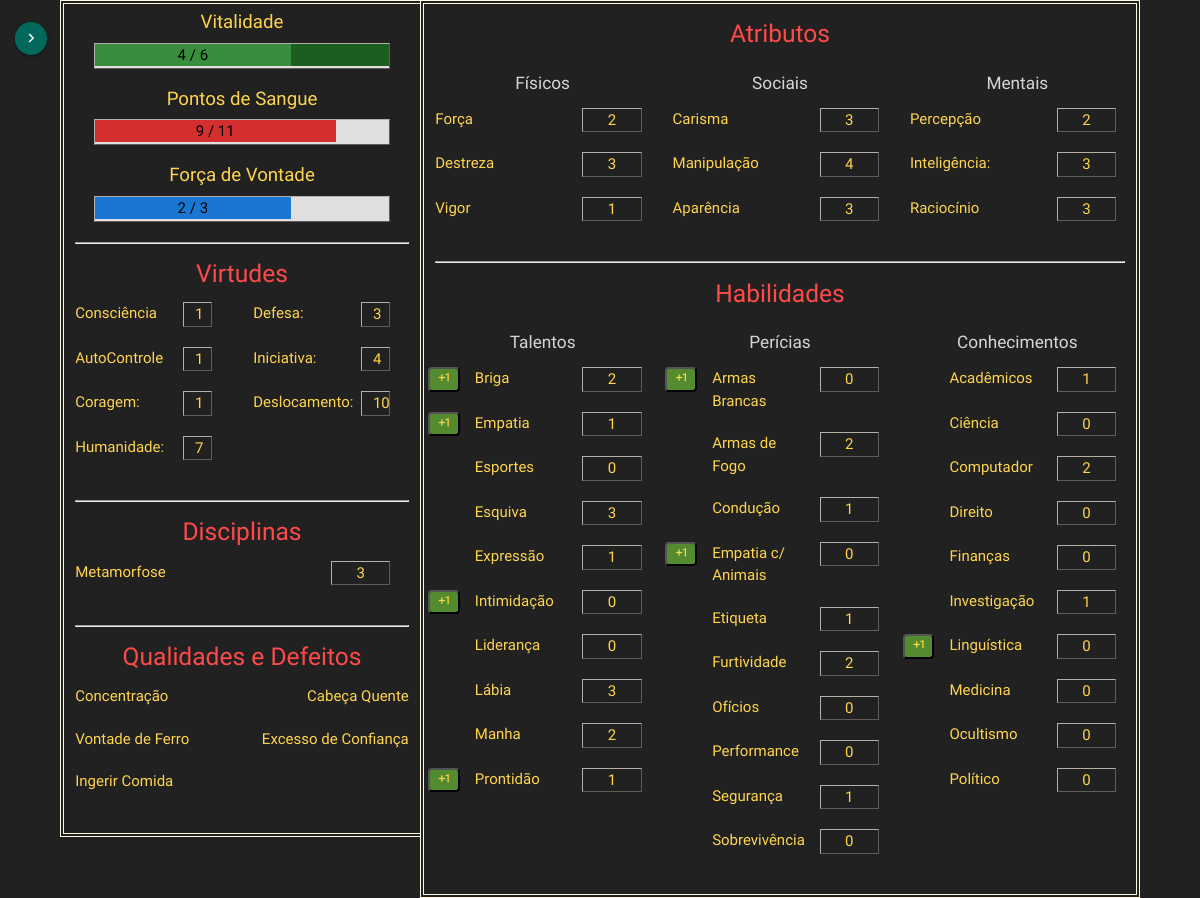
Page /vampiro/subir_nivel/1/ on the committed database.
### core/models/model_ficha_vampiro.py (models this page shows, shortened)
class Ficha_Vampiro(models.Model):
    class Meta:
        verbose_name = 'ficha'
        verbose_name_plural = 'fichas'
    id_personagem = models.ForeignKey('Personagem', on_delete=models.CASCADE)
    forca_vontade = models.IntegerField(null=False, default=0)
    forca_vontade_max = models.IntegerField(null=False, default=0)
    pontos_sangue = models.IntegerField(null=False, default=0)
    pontos_sangue_max = models.IntegerField(null=False, default=0)
    vitalidade = models.IntegerField(null=False, default=0)
    dano_agravado = models.IntegerField(null=False, default=0)
    vitalidade_max = models.IntegerField(null=False, default=0)
    experiencia = models.IntegerField(null=False, default=0)
    forca = models.IntegerField(null=True, blank=False, default=1)
    destreza = models.IntegerField(null=True, blank=False, default=1)
    vigor = models.IntegerField(null=True, blank=False, default=1)
    carisma = models.IntegerField(null=True, blank=False, default=1)
    manipulacao = models.IntegerField(null=True, blank=False, default=1)
    aparencia = models.IntegerField(null=True, blank=False, default=1)
    percepcao = models.IntegerField(null=True, blank=False, default=1)
    inteligencia = models.IntegerField(null=True, blank=False, default=1)
    raciocinio = models.IntegerField(null=True, blank=False, default=1)
    defesa = models.IntegerField(null=True, blank=True)
    iniciativa = models.IntegerField(null=True, blank=True)
    deslocamento = models.IntegerField(null=True, blank=True)
    consciencia = models.IntegerField(null=True, blank=True)
    autocontrole = models.IntegerField(null=True, blank=True)
    coragem = models.IntegerField(null=True, blank=True)
    humanidade = models.IntegerField(null=True, blank=True)
    def calcula_custos(self):
        retorno = {}
        if self.consciencia < 4:
            consciencia = self.consciencia * 2
        else:
            consciencia = self.consciencia * 4
        retorno['consciencia'] = consciencia
        if self.autocontrole < 4:
            autocontrole = self.autocontrole * 2
        else:
            autocontrole = self.autocontrole * 4
        retorno['autocontrole'] = autocontrole
        if self.consciencia < 4:
            coragem = self.coragem * 2
        else:
            coragem = self.coragem * 4
        retorno['coragem'] = coragem
        return retorno
    def calcula_porcentagens(self):
        retorno = {'vitalidade': 100 * (self.vitalidade / self.vitalidade_max),
                   'dano_agravado': 100 * (self.dano_agravado / self.vitalidade_max),
                   'sangue': 100 * (self.pontos_sangue / self.pontos_sangue_max),
                   'vontade': 100 * (self.forca_vontade / self.forca_vontade_max)}
        return retorno

### core/models/model_extra.py (models this page shows, shortened)
class Extra(models.Model):
    class Meta:
        verbose_name = 'extra'
        verbose_name_plural = 'extras'
    class Tipo(models.IntegerChoices):
        DISCIPLINA = 1
        ANTECENDENTE = 2
        QUALIDADE = 3
        DEFEITO = 4
        INVENTARIO = 5
    id_personagem = models.ForeignKey('Personagem', on_delete=models.CASCADE)
    titulo = models.CharField(max_length=150, null=True, blank=True)
    descricao = models.CharField(max_length=500, null=True, blank=True)
    valor = models.IntegerField(null=True, blank=True)
    tipo = models.IntegerField(choices=Tipo.choices)

### core/models/model_habilidade_vampiro.py (models this page shows, shortened)
class Habilidade_Vampiro(models.Model):
    class Meta:
        verbose_name = 'habilidade'
        verbose_name_plural = 'habilidades'
        ordering = ['titulo']
    class Tipo(models.IntegerChoices):
        TALENTO = 1
        PERICIA = 2
        CONHECIMENTO = 3
    ficha = models.ForeignKey('Ficha_Vampiro', on_delete=models.CASCADE)
    tipo = models.IntegerField(choices=Tipo.choices)
    titulo = models.CharField(max_length=150, null=True, blank=True)
    valor = models.IntegerField(null=True, blank=False, default=0)
    checked = models.BooleanField(default=False)

### core/views/view_ficha_vampiro.py (the view)
# urls.py: path('vampiro/subir_nivel/<int:pk>/', views.ficha_update, name='subir_nivel'),
def ficha_update(request, pk, template_name="core/ficha_atualizacao.html"):
    entidade = {}
    personagem = get_object_or_404(Personagem, pk=pk)
    entidade['personagem'] = personagem
    ficha_vampiro: Ficha_Vampiro = Ficha_Vampiro.objects.get(id_personagem=personagem.pk)
    entidade['ficha'] = ficha_vampiro
    entidade['porcentagem'] = ficha_vampiro.calcula_porcentagens()
    entidade['custo'] = ficha_vampiro.calcula_custos()
    habilidades = Habilidade_Vampiro.objects.all().filter(ficha=ficha_vampiro.id)
    if habilidades.exists():
        entidade['habilidades'] = habilidades
    disciplinas = Extra.objects.all().filter(id_personagem=personagem.pk, tipo=1)
    if disciplinas.exists():
        entidade['disciplinas'] = disciplinas
    antecendentes = Extra.objects.all().filter(id_personagem=personagem.pk, tipo=2)
    if antecendentes.exists():
        entidade['antecendentes'] = antecendentes
    qualidades = Extra.objects.all().filter(id_personagem=personagem.pk, tipo=3)
    if qualidades.exists():
        entidade['qualidades'] = qualidades
    defeitos = Extra.objects.all().filter(id_personagem=personagem.pk, tipo=4)
    if defeitos.exists:
        entidade['defeitos'] = defeitos
    inventario = Extra.objects.all().filter(id_personagem=personagem.pk, tipo=5)
    if inventario.exists():
        entidade['inventario'] = inventario
    entidade['imagem'] = "img/token_" + str(personagem.pk) + ".png"
    return render(request, template_name, {'entidade': entidade})

### core/templates/core/ficha_atualizacao.html (shortened to what this page needs)
{% extends 'core/baseTemplate.html' %}
{% block conteudo %}
<div class="col s4 col-esquerda">
    <div class="row row-title-barra">
        <div class = 'col s12'> <h3> Vitalidade </h3> </div>
    </div>
    <div class = 'row'>
        <div class = 'col s1'> </div>
        <div class = 'col s10 col-valor porcentagem black-text'>
            <div class = 'porcentagem-barra-verde black-text' style="width: {{ entidade.porcentagem.vitalidade }}%;">
                {{entidade.ficha.vitalidade}} / {{entidade.ficha.vitalidade_max}}
            </div>
            <div class = 'porcentagem-barra-verde-escuro black-text'
                 style="right:0.5px; width: {{ entidade.porcentagem.dano_agravado }}%;">
            </div>
        </div>
    </div>
    <div class="row row-title-barra">
        <div class = 'col s12'> <h3> Pontos de Sangue </h3> </div>
    </div>
    <div class = 'row'>
        <div class = 'col s1'> </div>
        <div class = 'col s10 col-valor porcentagem black-text'>
            <div class = 'porcentagem-barra-vermelha black-text' style="width: {{ entidade.porcentagem.sangue }}%;">
                {{entidade.ficha.pontos_sangue}} / {{entidade.ficha.pontos_sangue_max}}
            </div>
        </div>
    </div>
    <div class="row row-title-barra">
        <div class = 'col s12'> <h3> Força de Vontade </h3> </div>
    </div>
    <div class = 'row'>
        <div class = 'col s1'> </div>
        <div class = 'col s10 col-valor porcentagem black-text'>
            <div class = 'porcentagem-barra-azul black-text' style="width: {{ entidade.porcentagem.vontade }}%;">
                {{entidade.ficha.forca_vontade}} / {{entidade.ficha.forca_vontade_max}}
            </div>
        </div>
    </div>
    <hr>
    <h5 class = 'title-session'>  Virtudes  </h5>
    <div class="row">
        <div class = 'col s6'>
            <div class = 'row'>
                {% if entidade.ficha.experiencia < entidade.custo.consciencia %}
                    <div class = 'col s8 col-titulo'> Consciência </div>
                {% endif %}
                <div class = 'col s2 col-valor'> {{entidade.ficha.consciencia}} </div>
            </div>
            <div class = 'row linha'>
                {% if entidade.ficha.experiencia < entidade.custo.autocontrole %}
                    <div class = 'col s8 col-titulo'> AutoControle </div>
                {% endif %}
                <div class = 'col s2 col-valor'> {{entidade.ficha.autocontrole}} </div>
            </div>
            <div class = 'row linha'>
                {% if entidade.ficha.experiencia < entidade.custo.coragem %}
                    <div class = 'col s8 col-titulo'> Coragem: </div>
                {% endif %}
                <div class = 'col s2 col-valor'> {{entidade.ficha.coragem}} </div>
            </div>
            <div class = 'row'>
                <div class = 'col s8 col-titulo'> Humanidade: </div>
                <div class = 'col s2 col-valor'> {{entidade.ficha.humanidade}} </div>
            </div>
        </div>
        <div class = 'col s6'>
            <div class = 'row'>
                <div class = 'col s8 col-titulo'> Defesa: </div>
                <div class = 'col s2 col-valor'> {{entidade.ficha.defesa}} </div>
            </div>
            <div class = 'row'>
                <div class = 'col s8 col-titulo'> Iniciativa: </div>
                <div class = 'col s2 col-valor'> {{entidade.ficha.iniciativa}} </div>
            </div>
            <div class = 'row'>
                <div class = 'col s8 col-titulo'> Deslocamento: </div>
                <div class = 'col s2 col-valor'> {{entidade.ficha.deslocamento}} </div>
            </div>
        </div>
    </div>
    {% if entidade.disciplinas != None %}
    <hr>
    <div class="row">
        <h5 class = 'title-session'> Disciplinas </h5>
        <div class="col s12">
            {% for disciplina in entidade.disciplinas %}
            <div class = 'row'>
                <div class = 'col s9 col-titulo'> {{ disciplina.titulo }} </div>
                <div class = 'col s2 col-valor'> {{disciplina.valor}} </div>
            </div>
            {% endfor %}
        </div>
    </div>
    {% endif %}
    {% if entidade.qualidades != None or entidade.defeitos != None %}
    <hr>
    <div class="row">
        <h5 class = 'title-session'>  Qualidades e Defeitos  </h5>
        <div class="col s6">
            {% for qualidade in entidade.qualidades %}
            <div class = 'row'>
                <div class = 'col s12 col-titulo'> {{ qualidade.titulo }} </div>
            </div>
            {% endfor %}
        </div>
        <div class="col s6">
            {% for defeito in entidade.defeitos %}
            <div class = 'row' style="text-align:right;">
                <div class = 'col s12 col-titulo'> {{ defeito.titulo }} </div>
            </div>
            {% endfor %}
        </div>
    </div>
    {% endif %}
</div>
<div class="col s8 col-direita">
    <h5 class = 'title-session'>  Atributos  </h5>
    <div class = 'row'>
        <div class = 'col s4'>
            <h6 class = 'subtitle-session'> Físicos </h6>
            <div class = 'row'>
                <div class = 'col s8 col-titulo'> Força </div>
                <div class = 'col s3 col-valor'> {{entidade.ficha.forca}} </div>
            </div>
            <div class = 'row'>
                <div class = 'col s8 col-titulo'> Destreza </div>
                <div class = 'col s3 col-valor'> {{entidade.ficha.destreza}} </div>
            </div>
            <div class = 'row'>
                <div class = 'col s8 col-titulo'> Vigor </div>
                <div class = 'col s3 col-valor'> {{entidade.ficha.vigor}} </div>
            </div>
        </div>
        <div class = 'col s4'>
            <h6 class = 'subtitle-session'> Sociais </h6>
            <div class = 'row'>
                <div class = 'col s8 col-titulo'> Carisma </div>
                <div class = 'col s3 col-valor'> {{entidade.ficha.carisma}} </div>
            </div>
            <div class = 'row'>
                <div class = 'col s8 col-titulo'> Manipulação </div>
                <div class = 'col s3 col-valor'> {{entidade.ficha.manipulacao}} </div>
            </div>
            <div class = 'row'>
                <div class = 'col s8 col-titulo'> Aparência </div>
                <div class = 'col s3 col-valor'> {{entidade.ficha.aparencia}} </div>
            </div>
        </div>
        <div class = 'col s4'>
            <h6 class = 'subtitle-session'> Mentais </h6>
            <div class = 'row'>
                <div class = 'col s8 col-titulo'> Percepção </div>
                <div class = 'col s3 col-valor'> {{entidade.ficha.percepcao}} </div>
            </div>
            <div class = 'row'>
                <div class = 'col s8 col-titulo'> Inteligência: </div>
                <div class = 'col s3 col-valor'> {{entidade.ficha.inteligencia}} </div>
            </div>
            <div class = 'row'>
                <div class = 'col s8 col-titulo'> Raciocínio </div>
                <div class = 'col s3 col-valor'> {{entidade.ficha.raciocinio}} </div>
            </div>
        </div>
    </div>
    <hr>
    <div class="row">
        <h5 class = 'title-session'> Habilidades  </h5>
        <div class="col s4">
            <h6 class = 'subtitle-session'> Talentos </h6>
            {% for habilidade in entidade.habilidades %}
                {% if habilidade.tipo == 1 %}
                    <div class = 'row'>
                        <div class = 'col s2 col-btn'>
                            <form action="{% url 'upar_habilidade' %}"  method="post"> {% csrf_token %}
                                {% if habilidade.checked == True %}
                                    <button type="submit" class="vcheck btn-alt-stats"><i class="tiny material-icons"> exposure_plus_1 </i></button>
                                {% endif %}
                            </form>
                        </div>
                        <div class = 'col s6 col-titulo'> {{ habilidade.titulo }} </div>
                        <div class = 'col s3 col-valor'> {{ habilidade.valor }} </div>
                    </div>
                {% endif %}
            {% endfor %}
        </div>
        <div class="col s4">
            <h6 class = 'subtitle-session'> Perícias </h6>
            {% for habilidade in entidade.habilidades %}
                {% if habilidade.tipo == 2 %}
                    <div class = 'row'>
                        <div class = 'col s2 col-btn'>
                            <form action="{% url 'upar_habilidade' %}"  method="post"> {% csrf_token %}
                                {% if habilidade.checked == True %}
                                    <button type="submit" class="btn-alt-stats vcheck"><i class="tiny material-icons"> exposure_plus_1 </i></button>
                                {% endif %}
                            </form>
                        </div>
                        <div class = 'col s6 col-titulo'> {{ habilidade.titulo }} </div>
                        <div class = 'col s3 col-valor'> {{ habilidade.valor }} </div>
                    </div>
                {% endif %}
            {% endfor %}
        </div>
        <div class="col s4">
            <h6 class = 'subtitle-session'> Conhecimentos </h6>
            {% for habilidade in entidade.habilidades %}
                {% if habilidade.tipo == 3 %}
                    <div class = 'row'>
                        <div class = 'col s2 col-btn'>
                            <form action="{% url 'upar_habilidade' %}"  method="post"> {% csrf_token %}
                                {% if habilidade.checked == True %}
                                    <button type="submit" class="btn-alt-stats vcheck"><i class="tiny material-icons"> exposure_plus_1 </i></button>
                                {% endif %}
                            </form>
                        </div>
                        <div class = 'col s6 col-titulo'> {{ habilidade.titulo }} </div>
                        <div class = 'col s3 col-valor'> {{ habilidade.valor }} </div>
                    </div>
                {% endif %}
            {% endfor %}
        </div>
    </div>
</div>
{% endblock conteudo %}

### rows in the picture
Ficha_Vampiro: ficha.vitalidade "4", ficha.vitalidade_max "6", ficha.pontos_sangue "9", ficha.pontos_sangue_max "11", ficha.forca_vontade "2", ficha.forca_vontade_max "3", ficha.consciencia "1", ficha.autocontrole "1", ficha.coragem "1", ficha.humanidade "7", ficha.defesa "3", ficha.iniciativa "4", ficha.deslocamento "10", ficha.forca "2", ficha.destreza "3", ficha.vigor "1", ficha.carisma "3", ficha.manipulacao "4", ficha.aparencia "3", ficha.percepcao "2", ficha.inteligencia "3", ficha.raciocinio "3"
Extra: titulo "Metamorfose", valor "3"
Extra: titulo "Concentração"
Extra: titulo "Vontade de Ferro"
Extra: titulo "Ingerir Comida"
Extra: titulo "Cabeça Quente"
Extra: titulo "Excesso de Confiança"
Habilidade_Vampiro: checked True (drawn), titulo "Briga", valor "2"
Habilidade_Vampiro: checked True (drawn), titulo "Empatia", valor "1"
Habilidade_Vampiro: titulo "Esportes", valor "0"
Habilidade_Vampiro: titulo "Esquiva", valor "3"
Habilidade_Vampiro: titulo "Expressão", valor "1"
Habilidade_Vampiro: checked True (drawn), titulo "Intimidação", valor "0"
Habilidade_Vampiro: titulo "Liderança", valor "0"
Habilidade_Vampiro: titulo "Lábia", valor "3"
Habilidade_Vampiro: titulo "Manha", valor "2"
Habilidade_Vampiro: checked True (drawn), titulo "Prontidão", valor "1"
Habilidade_Vampiro: checked True (drawn), titulo "Armas Brancas", valor "0"
Habilidade_Vampiro: titulo "Armas de Fogo", valor "2"
Habilidade_Vampiro: titulo "Condução", valor "1"
Habilidade_Vampiro: checked True (drawn), titulo "Empatia c/ Animais", valor "0"
Habilidade_Vampiro: titulo "Etiqueta", valor "1"
Habilidade_Vampiro: titulo "Furtividade", valor "2"
Habilidade_Vampiro: titulo "Ofícios", valor "0"
Habilidade_Vampiro: titulo "Performance", valor "0"
Habilidade_Vampiro: titulo "Segurança", valor "1"
Habilidade_Vampiro: titulo "Sobrevivência", valor "0"
Habilidade_Vampiro: titulo "Acadêmicos", valor "1"
Habilidade_Vampiro: titulo "Ciência", valor "0"
Habilidade_Vampiro: titulo "Computador", valor "2"
Habilidade_Vampiro: titulo "Direito", valor "0"
Habilidade_Vampiro: titulo "Finanças", valor "0"
Habilidade_Vampiro: titulo "Investigação", valor "1"
Habilidade_Vampiro: checked True (drawn), titulo "Linguística", valor "0"
Habilidade_Vampiro: titulo "Medicina", valor "0"
Habilidade_Vampiro: titulo "Ocultismo", valor "0"
Habilidade_Vampiro: titulo "Político", valor "0"
